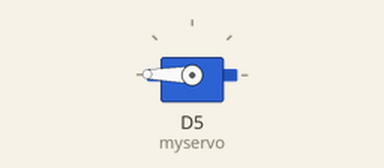
This sketch was run on a simulated ESP8266 (NodeMCU). Shown: servo. What the sketch prints to the serial monitor is not drawn.

Above: at 0.1 s.
Timing chart, 0 to 2.7 s (numbered marks = the images above):
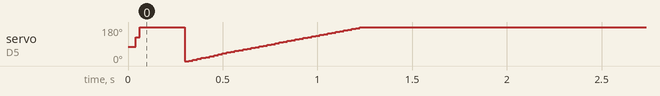

The sketch:

Servo_control.ino
```cpp
#include <Servo.h>

Servo myservo;

void setup() {
  myservo.attach(D5);
}


void loop() {    // scale it to use it with the servo (value between 0 and 180)
  for(int i=1;i<180;i++){
    Serial.println(i);
    myservo.write(i);
  }
                   // sets the servo position according to the scaled value
  delay(105);
    for(int i=180;i>0;i++){
    Serial.println(i);
    myservo.write(i);
  }// waits for the servo to get there
}
```
